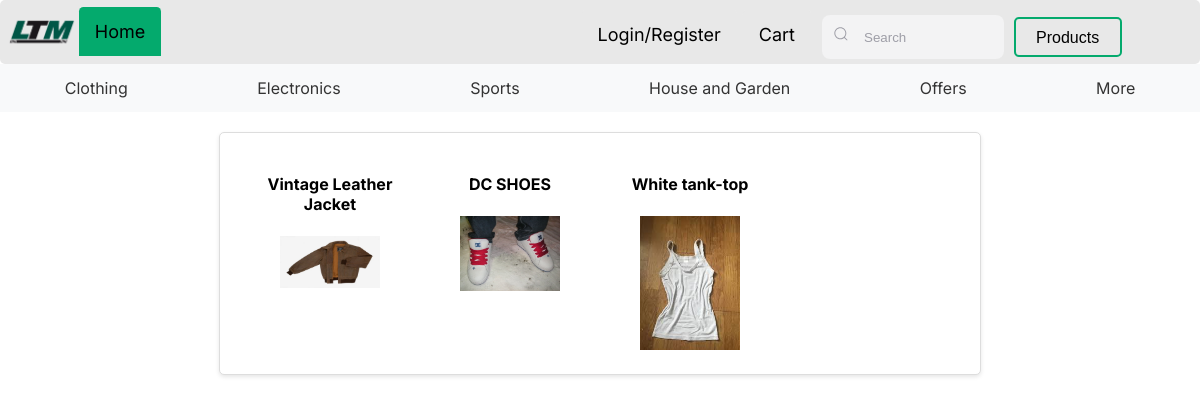
Page /pages/products_page/products.php?category=Clothing on the committed database.
### tables this page shows
CREATE TABLE images(
    id INTEGER PRIMARY KEY AUTOINCREMENT,
    title VARCHAR(50) REFERENCES products(title),
    img_url VARCHAR DEFAULT '../../assets/images.png',--remover isto da db
    carousel_img VARCHAR DEFAULT '../../assets/images.png',
    product_id INTEGER,
    FOREIGN KEY (product_id) REFERENCES products(id)
);

CREATE TABLE products(
    id INTEGER PRIMARY KEY AUTOINCREMENT,
    title VARCHAR(255) NOT NULL,
    description TEXT NOT NULL,
    price DECIMAL(10, 2) NOT NULL,
    condition VARCHAR(50),
    category VARCHAR(100),
    seller_id INT NOT NULL,
    quantity INTEGER DEFAULT 1,
    created_at TIMESTAMP DEFAULT CURRENT_TIMESTAMP,
    updated_at TIMESTAMP DEFAULT CURRENT_TIMESTAMP
);

### pages/products_page/products.php (called while the page is built, shortened)
<?php
require '../../common/index_header.php';
require '../../templates/products_page.php';
$db = getDatabaseConnection();
if (isGetParamSet('category')) {
    $category = $_GET['category'];
    $query = 'SELECT p.id, p.title, i.carousel_img FROM products p JOIN images i ON p.id = i.product_id WHERE p.category = :category';
    $products = fetchDataAll($db, $query, [':category' => $category]);
}
drawGridSection($results, $products);
?>

### utils/getters.php (called while the page is built, shortened)
<?php
function isGetParamSet($paramName)
{
    return isset($_GET[$paramName]);
}
function fetchDataAll($db, $query, $params = [])
{
    $stmt = $db->prepare($query);
    $stmt->execute($params);
    return $stmt->fetchAll(PDO::FETCH_ASSOC);
}
?>

### templates/products_page.php (the view)
<?php
function drawGridSection($results, $products) {
    echo '<section class="grid-container">';
    if (!empty($results)) {
        foreach ($results as $result) {
            $id = $result['id'];
            echo '<section class="grid-item">';
            echo '<a href="product_profile.php?id=' . $id . '"><h4 style="border: 1px solid red">' . $result['title'] . '</h4></a>';
            $image_url = $result['carousel_img'];
            echo '<a href="product_profile.php?id=' . $id . '"><img src="' . $image_url . '"></a>';
            echo '</section>';
        }
    } elseif (!empty($products)) {
        foreach ($products as $product) {
            $id = $product['id'];
            echo '<section class="grid-item">';
            echo '<a href="product_profile.php?id=' . $id . '"><h4>' . $product['title'] . '</h4></a>';
            $image_url = $product['carousel_img'];
            echo '<a href="product_profile.php?id=' . $id . '"><img src="' . $image_url . '"></a>';
            echo '</section>';
        }
    } else {
        echo 'No result found';
    }
    echo '</section>';
}
?>

### css/navstyle.css (style rules this page uses)
img { padding: 0px; margin: 0px; height: 100%; width: auto; }

### css/container.css (style rules this page uses)
.grid-container { display: grid; width: 60%; margin: 5rem auto; margin-top:2rem; grid-template-columns: repeat(auto-fill, minmax(25%, 1fr)); grid-gap: 0%; }
.grid-item a { font-family: "Inter", sans-serif; display: block; text-align: center; text-decoration: none; color:black; }
.grid-item { overflow: hidden; width: 80%; margin: 0 auto; }
.grid-item img { width: 70%; height: auto; max-width: 100%; transition: width 0.5s, height 0.5s; }

### css/shopping_cart.css (style rules this page uses)
.grid-container { max-width: 800px; margin: 20px auto; padding: 20px; background-color: #fff; border: 1px solid #ddd; border-radius: 5px; box-shadow: 0 2px 4px rgba(0, 0, 0, 0.1); }

### rows in the picture
images: product.title "Vintage Leather Jacket", carousel_img (picture)
images: product.title "DC SHOES", carousel_img (picture)
images: product.title "White tank-top", carousel_img (picture)
